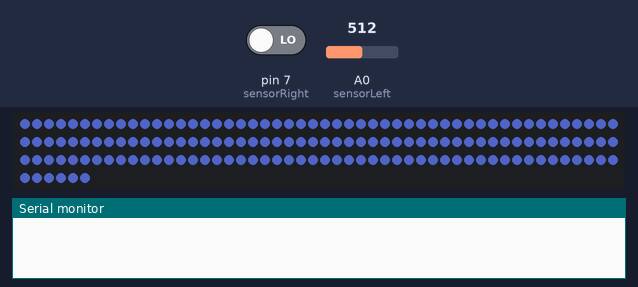
This sketch was run on a simulated Arduino Uno, built with avr-gcc and run on an emulated ATmega328P. On the bench: 156 RGB LEDs in strip order, left to right, continuing on the next row, the last lines printed to the serial monitor. The inputs (shaded band) are chosen by the test bench; at power-on: pin 7 (sensorRight) LOW, A0 (sensorLeft) = 512. Dim RGB values are drawn brighter than linear.

Above: at 0.1 s.
At 5.1 s:
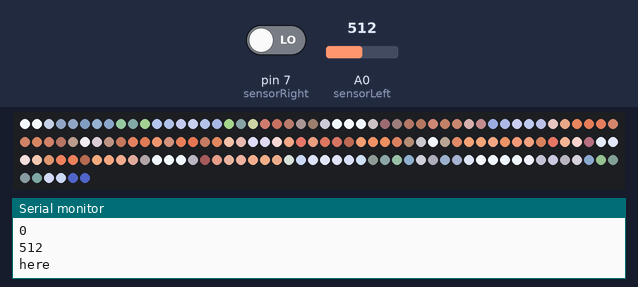

The sketch:

portrait_March1.ino
```cpp
#include <Adafruit_NeoPixel.h>
#ifdef __AVR__
#include <avr/power.h>
#endif

#define PIN 4
#define TOTAL 156
#define sensorRight 7
#define sensorLeft A0

Adafruit_NeoPixel strip = Adafruit_NeoPixel(TOTAL, PIN, NEO_GRB + NEO_KHZ800);

void setup() {
//long js1[154] = {149148144, 163159156, 152150151, 249238234, 249240235, 168167163, 190187180, 178177173, 192187184, 115108100, 107102096, 78072074, 63054059, 44042063,150149145, 161160156, 168155146, 154145136, 148137135, 129120115, 75067065, 125059060, 222209201, 110105099, 85080077, 59053055, 61056060, 34028038,151151143, 202195185, 80071074, 70061062, 109100093, 144131125, 120109105, 194147127, 116068064, 107090082, 186178176, 51053065, 38038048, 33031042,159156149, 138129120, 136116109, 164126113, 178139122, 154122111, 173145134, 181152146, 165129105, 158110096, 145102086, 176182194, 33036045, 32030043,236222209, 190181166, 179146127, 186135116, 191142127, 185133111, 187136117, 180134108, 152104084, 171147135, 154136126, 132094075, 171177191, 147154172,252242233, 134117109, 165122105, 185136122, 184133112, 149109084, 91062044, 191140123, 175127107, 169122102, 166147133, 142129121, 97101126, 97106135,175177166, 173165154, 172126110, 160111097, 180129108, 74057049, 88065059, 149095085, 145091081, 107069060, 101080077, 137127125, 80059058, 89098129,160162157, 242233224, 172134125, 165121112, 159116099, 73048043, 138097077, 128081073, 122086072, 49036030, 123109096, 131121122, 87072077, 88095124,160165159, 154159153, 178171161, 224209202, 156116108, 61041032, 177130120, 189136130, 118104103, 137096100, 142128117, 143133131, 69050054, 30014027,164165160, 153162159, 177181180, 186188187, 192194191, 189177161, 189163150, 112071067, 197189186, 86061054, 138127125, 113103104, 63073085, 41018024,162164159, 158162161, 181185186, 187191192, 191197197, 198200199, 200204203, 205210206, 149153156, 108094093, 174138124, 146118106, 51057073, 39037048};

  Serial.begin(9600);

  pinMode(sensorRight, INPUT);
  pinMode(sensorLeft, INPUT);

  strip.begin(); // start strip
  strip.show();

  // set placeholder color
  for(int i=0; i< TOTAL; i++){
    strip.setPixelColor(i, 40,50, 100);
  }

  strip.show();
  delay(5000);

}

void loop() {
  long js2[154] = {236241245, 235240244, 150159176, 70079094, 69078093, 59072089, 88105123, 73088107, 78106084, 34044043, 95121084, 153168201, 140153185, 165170200, 238243246, 235243246, 128127135, 27022019, 48042042, 70047041, 99056049, 117070062, 121125098, 29035035, 100129085, 128138173, 144155187, 171177203, 236241247, 110104106, 28019020, 29023023, 58039033, 66043035, 113075064, 88058047, 103069057, 133109107, 91065066, 111123161, 133143179, 175179208, 214209216, 75062056, 69044037, 120074059, 134083062, 121075059, 130081066, 172094071, 171094066, 186107074, 176128105, 182154151, 144149179, 159168199,147136144, 78061054, 96058045, 164094069, 156086061, 198125092, 124086073, 183100070, 177091064, 95059047, 161097069, 214169148, 179144138, 204202226,115113118, 61048040, 142084062, 197119081, 207125087, 214139100, 82045036, 136074063, 149080064, 189127102, 175091080, 214147118, 225197193, 196191213,233238244, 69062056, 161099074, 222147107, 215146107, 213148116, 192120082, 211134104, 212141111, 139083060, 172089075, 220163134, 233198192, 65040046,237240247, 56052053, 158120109, 216152124, 215147112, 216151113, 65038029, 191104074, 199108079, 156105078, 214176155, 222201198, 216221240, 216222236,235243246, 236241247, 83082087, 40022022, 175119104, 183140124, 199150133, 213153125, 211152118, 197143115, 156163156, 181195221, 204209228, 212215232,237242248, 237242248, 195201217, 95102120, 81093107, 71070076, 138138146, 80097115, 66084072, 33039039, 24026025, 187204224, 200206230, 212214235,235242250, 235240246, 233235247, 119119131, 142141157, 79077082, 142139146, 74091111, 67086064, 26032030, 28032033, 31041040, 194201227, 182194220};

  int sensorValueRight = digitalRead(sensorRight);
  int sensorValueLeft = analogRead(sensorLeft);
  Serial.println(sensorValueRight);
  Serial.println(sensorValueLeft);
  Serial.println();

  if(sensorValueRight == 1 || sensorValueLeft > 270){
    Serial.println("here");
     for(int i=0; i< TOTAL; i++){
        long tmp = js2[i];

        // separate r, g, and b values
        long r = tmp/1000000;
        long g = tmp%1000000/1000;
        long b = tmp%1000;
        int rr = (int)r;
        int gg = (int)g;
        int bb = (int)b;

        //determine the correct NeoPixel
        int pos = i/14;
        int j = 0;
        if(pos % 2 == 1){
          j = (13 + 14*pos) - i%14;
         }else{
          j = i;
          }

       strip.setPixelColor(j, rr, gg, bb);

    }
  }else{
     for(int i=0; i< TOTAL; i++){
       strip.setPixelColor(i, 40,50, 100);
     }
  }
   strip.show();
   delay(5000);


}
```
